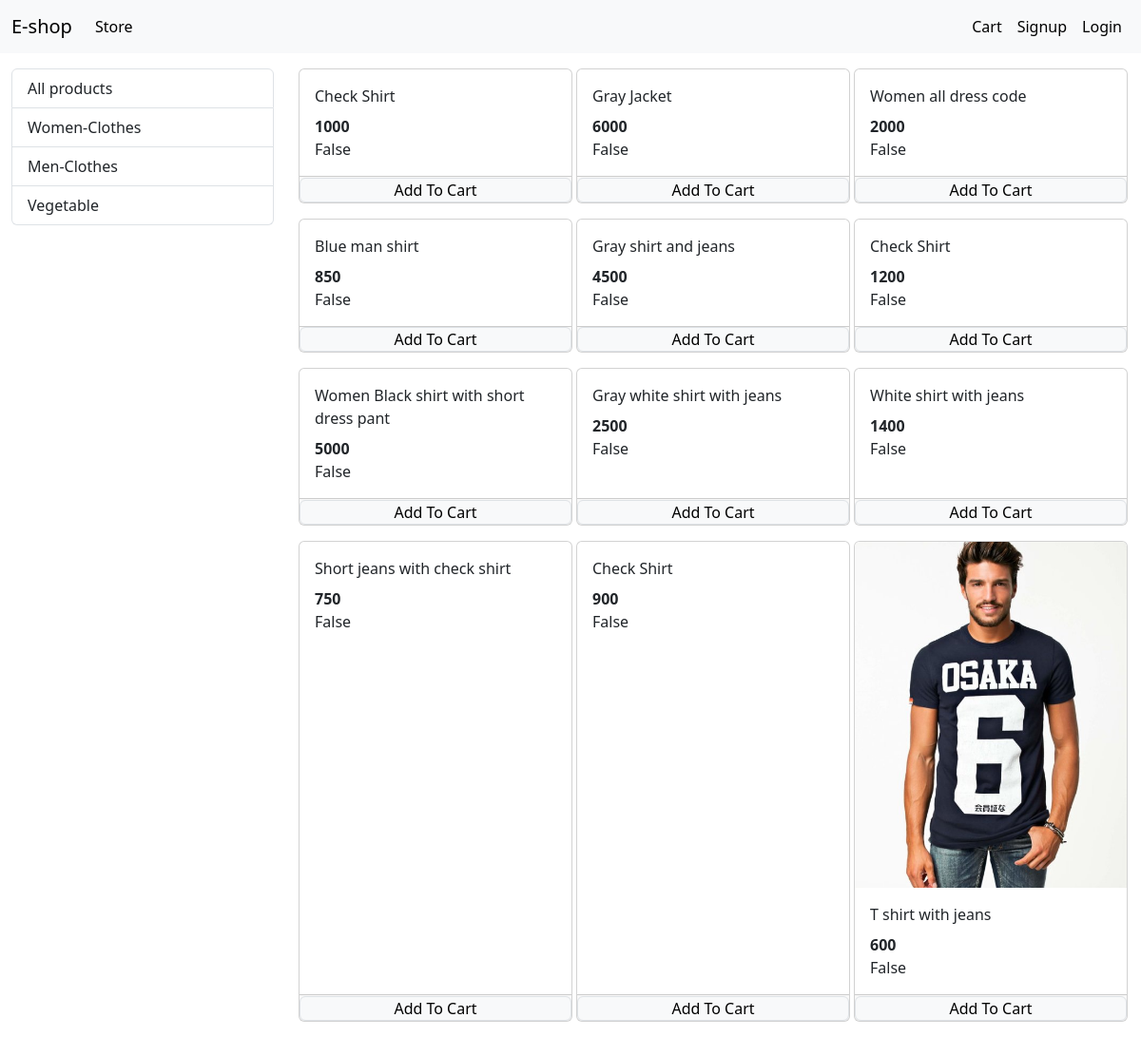
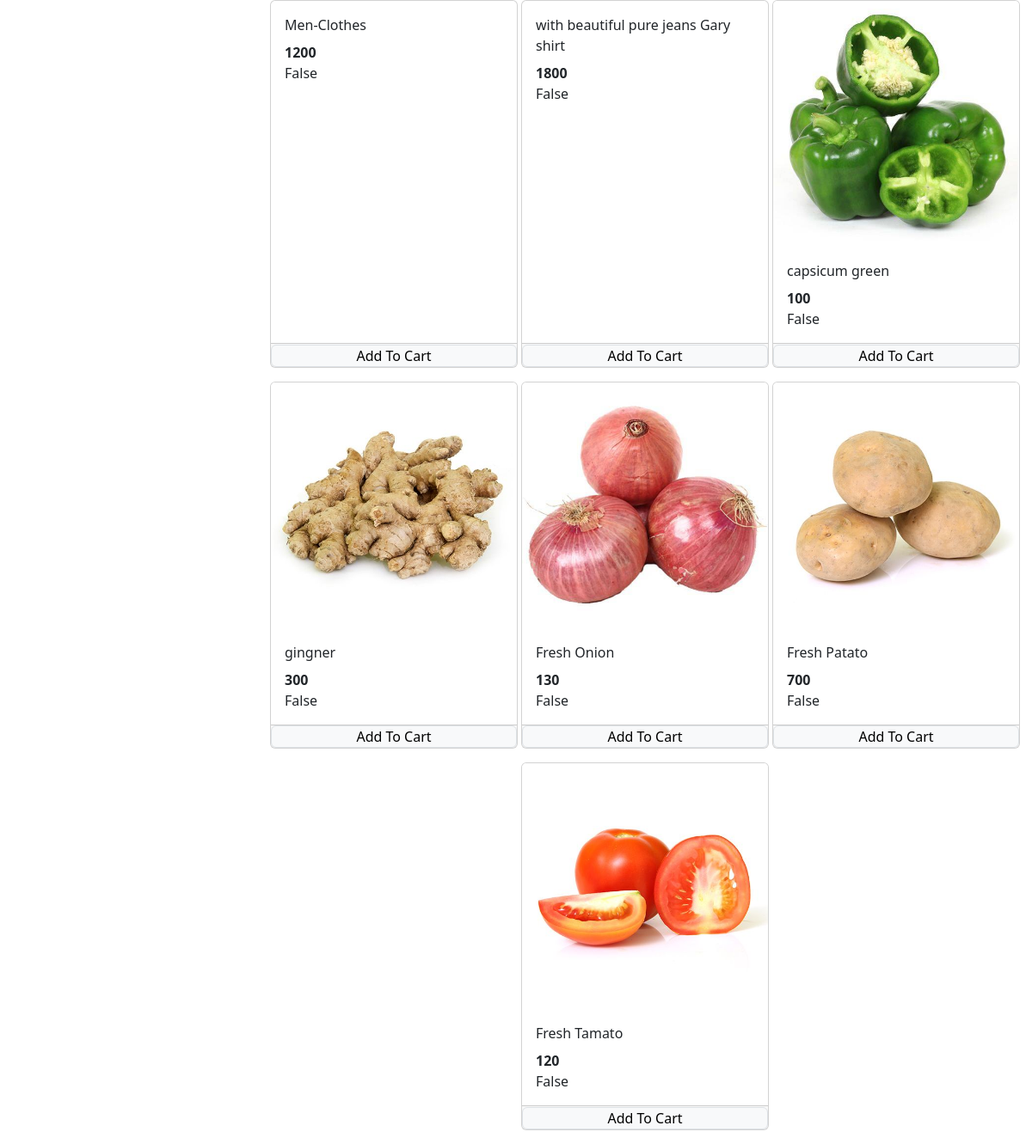
The page / on the database its author committed (2 pictures, top to bottom).
### store/models/category.py (models this page shows, shortened)
class Category(models.Model):
    name = models.CharField(max_length=30)
    @staticmethod
    def get_all_category():
        return Category.objects.all()

### store/models/product.py (models this page shows, shortened)
class Product(models.Model):
    name = models.CharField(max_length=50)
    price = models.IntegerField(default=0)
    category = models.ForeignKey(Category, on_delete=models.CASCADE, default=1)
    description = models.CharField(max_length=200, default='')
    image = models.ImageField(upload_to='uploads/products/')
    @staticmethod
    def get_all_products():
        return Product.objects.all()

### store/views/home.py (the view, shortened to what this page needs)
# urls.py: path('', Index.as_view(), name='homepage'),
class Index(View):
    def get(self, request):
        cart = request.session.get('cart')
        if not cart:
            request.session.cart={}
        products = None
        categories = Category.get_all_category()
        categoryID = request.GET.get('category')
        if categoryID:
            products = Product.get_all_products_by_categoryid(categoryID)
        else:
            products = Product.get_all_products()
        data = {}
        data['products'] = products
        data['categories'] = categories
        return render(request, 'index.html', data)

### store/templatetags/cart.py (called while the page is built)
@register.filter(name='is_in_cart')
def is_in_cart(product, cart):
    keys = cart.keys()
    for id in keys:
        if int(id) == product.id:
            return True
    return False

### store/templates/index.html (shortened to what this page needs)
{% extends 'base.html' %}
{% block content %}
{% load cart %}
<div class="container-fluid mt-3">
  <div class="row">
    <div class="col-lg-3 mx-auto">
      <div class="list-group">
        <a href="/" class="list-group-item list-group-item-action">All products</a>
        {% for category in categories %}
        <a href="/?category={{category.id}}" class="list-group-item list-group-item-action">
          {{category.name}}</a>
        {% endfor %}
      </div>
    </div>
    <div id="products" class="col-lg-9 mx-auto">
      <div class="row mx-auto">
        {% for product in products %}
        <div class="card mx-auto mb-3 p-0" id="{{product.id}}" style="width: 18rem;">
          <img src="{{product.image.url}}" class="card-img-top" alt="">
          <div class="card-body">
            <p class="card-title">{{product.name}}</p>
            <p class="card-text"><b>{{product.price}}</b></p>
            {{product | is_in_cart:request.session.cart}}
          </div>
          <div class="card-footer p-0 no-gutters">
            {% if product|is_in_cart:request.session.cart%}
            <div class="row no-gutters p-0">
              <form action="/#{{product.id}}" method="post" class="col-2">
                {% csrf_token %}
                <input hidden type="text" name="product" value="{{product.id}}">
                <input hidden type="text" name="remove" value="True">
                <input type="submit" value=" - " class=" btn btn-block btn-secondary">
              </form>
              <div class="text-center col">{{product|cart_quantity:request.session.cart}} in Cart</div>
              <form action="/#{{product.id}}" method="post" class="col-2 p-0 no-gutters">
                {% csrf_token %}
                <input hidden type="text" name="product" value="{{product.id}}">
                <input type="submit" value=" + " class="btn btn-block btn-secondary">
              </form>
            </div>
            {% else %}
            <form action="/#{{product.id}}" method="POST" class="btn-block">
              <input type="submit" class="btn-info btn btn-light border form-control p-0" value="Add To Cart">
            </form>
            {% endif %}
          </div>
        </div>
        {% endfor %}
      </div>
    </div>
  </div>
</div>
{% endblock %}

### store/templates/base.html (shortened to what this page needs)
<!doctype html>
<html lang="en">
<head>
  <link href="https://cdn.jsdelivr.net/npm/bootstrap@5.3.1/dist/css/bootstrap.min.css" rel="stylesheet"
>
</head>
<body>
  <nav class="navbar navbar-expand-lg bg-body-tertiary">
    <div class="container-fluid">
      <a class="navbar-brand" href="/">E-shop</a>
      <div class="collapse navbar-collapse" id="navbarSupportedContent">
        <ul class="navbar-nav me-auto mb-2 mb-lg-0">
          <li class="nav-item">
            <a class="nav-link active" aria-current="page" href="#">Store</a>
        </ul>
        <ul class="navbar-nav d-flex">
          {% if request.session.customer %}
          <li class="nav-item">
            <a class="nav-link active" aria-current="page" href="/cart">Cart</a>
          <li class="nav-item dropdown"> <li class="nav-item">
            <a class="nav-link active" aria-current="page" href="/orders">Orders</a>
          <li class="nav-item dropdown">
          <li class="nav-item">
            <a class="nav-link active" aria-current="page" href="/logout">Logout</a>
          <li class="nav-item dropdown">
            {% else %}
            <li class="nav-item">
            <a class="nav-link active" aria-current="page" href="/cart">Cart</a>
          <li class="nav-item dropdown">
          <li class="nav-item">
            <a class="nav-link active" aria-current="page" href="/signup">Signup</a>
          <li class="nav-item dropdown">
          <li class="nav-item">
              <a class="nav-link active" aria-current="page" href="/login">Login</a>
          </li>
          {% endif %}
        </ul>
      </div>
    </div>
  </nav>
  {% block content %}{% endblock %}
</body>
</html>

### rows shown on the page
Category: name "Women-Clothes"
Category: name "Men-Clothes"
Category: name "Vegetable"
Product: name "Check Shirt", price "1000", session "False"
Product: name "Gray Jacket", price "6000", session "False"
Product: name "Women all dress code", price "2000", session "False"
Product: name "Blue man shirt", price "850", session "False"
Product: name "Gray shirt and jeans", price "4500", session "False"
Product: name "Check Shirt", price "1200", session "False"
Product: name "Women Black shirt with short dress pant", price "5000", session "False"
Product: name "Gray white shirt with jeans", price "2500", session "False"
Product: name "White shirt with jeans", price "1400", session "False"
Product: name "Short jeans with check shirt", price "750", session "False"
Product: name "Check Shirt", price "900", session "False"
Product: image (picture), name "T shirt with jeans", price "600", session "False"
Product: name "Men-Clothes", price "1200", session "False"
Product: name "with beautiful pure jeans Gary shirt", price "1800", session "False"
Product: image (picture), name "capsicum green", price "100", session "False"
Product: {{ product.id }} 18 (drawn), image (picture), name "gingner", price "300", session "False"
Product: image (picture), name "Fresh Onion", price "130", session "False"
Product: image (picture), name "Fresh Patato", price "700", session "False"
Product: image (picture), name "Fresh Tamato", price "120", session "False"
